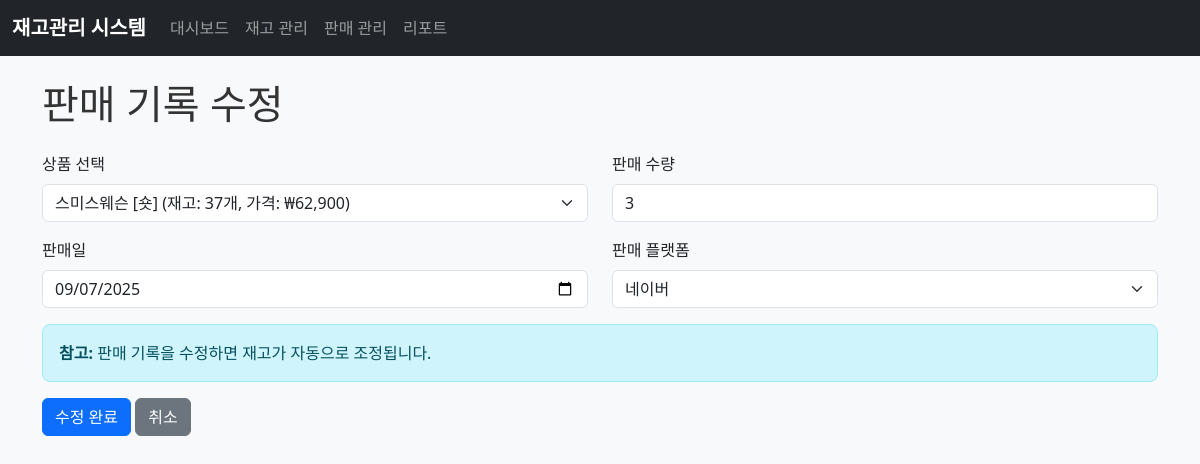
Screenshot of /sales/edit/3 with the database file from the repository.
### tables this page shows
CREATE TABLE sales (
        id INTEGER PRIMARY KEY AUTOINCREMENT,
        product_id INTEGER NOT NULL,
        sale_date DATE NOT NULL,
        quantity INTEGER NOT NULL,
        platform VARCHAR(10) NOT NULL,
        revenue DECIMAL(10,2) NOT NULL,
        profit DECIMAL(10,2) NOT NULL,
        created_at DATETIME DEFAULT CURRENT_TIMESTAMP,
        FOREIGN KEY (product_id) REFERENCES products (id)
    );

CREATE TABLE products (
        id INTEGER PRIMARY KEY AUTOINCREMENT,
        name VARCHAR(100) NOT NULL,
        options TEXT,
        price DECIMAL(10,2) NOT NULL,
        margin_naver DECIMAL(5,2) NOT NULL,
        margin_coupang DECIMAL(5,2) NOT NULL,
        margin_self DECIMAL(5,2) NOT NULL,
        quantity INTEGER NOT NULL DEFAULT 0,
        created_at DATETIME DEFAULT CURRENT_TIMESTAMP,
        updated_at DATETIME DEFAULT CURRENT_TIMESTAMP
    );

### app.py (the view, shortened to what this page needs)
@app.route('/sales/edit/<int:sale_id>', methods=['GET', 'POST'])
def edit_sale(sale_id):
    sale = sales_manager.get_sale(sale_id)
    if not sale:
        return redirect(url_for('sales_page'))
    products = manager.get_all_products()
    return render_template('edit_sale.html', sale=sale, products=products)

### database.py (called while the page is built)
def get_connection():
    return sqlite3.connect(DATABASE_NAME)

### sales.py (called while the page is built)
    def get_sale(self, sale_id: int) -> Optional[Dict]:
        conn = database.get_connection()
        cursor = conn.cursor()
        cursor.execute('''
            SELECT s.id, s.product_id, p.name, s.sale_date, s.quantity,
                   s.platform, s.revenue, s.profit, s.created_at
            FROM sales s
            JOIN products p ON s.product_id = p.id
            WHERE s.id = ?
        ''', (sale_id,))
        row = cursor.fetchone()
        conn.close()
        if row:
            return {
                'id': row[0],
                'product_id': row[1],
                'product_name': row[2],
                'sale_date': row[3],
                'quantity': row[4],
                'platform': row[5],
                'revenue': row[6],
                'profit': row[7],
                'created_at': row[8]
            }
        return None

### templates/edit_sale.html (shortened to what this page needs)
{% extends "base.html" %}
{% block content %}
<h1>판매 기록 수정</h1>
<form method="post" action="/sales/edit/{{ sale.id }}" class="mt-4">
    <div class="row">
        <div class="col-md-6">
            <div class="mb-3">
                <label for="product_id" class="form-label">상품 선택</label>
                <select class="form-select" id="product_id" name="product_id" required>
                    {% for product in products %}
                    <option value="{{ product.id }}" {% if product.id == sale.product_id %}selected{% endif %}>
                        {{ product.name }}{% if product.options %} [{{ product.options }}]{% endif %} (재고: {{ product.quantity }}개, 가격: ₩{{ "{:,.0f}".format(product.price) }})
                    </option>
                    {% endfor %}
                </select>
            </div>
            <div class="mb-3">
                <label for="sale_date" class="form-label">판매일</label>
                <input type="date" class="form-control" id="sale_date" name="sale_date" value="{{ sale.sale_date }}" required>
            </div>
        </div>
        <div class="col-md-6">
            <div class="mb-3">
                <label for="quantity" class="form-label">판매 수량</label>
                <input type="number" class="form-control" id="quantity" name="quantity" min="1" value="{{ sale.quantity }}" required>
            </div>
            <div class="mb-3">
                <label for="platform" class="form-label">판매 플랫폼</label>
                <select class="form-select" id="platform" name="platform" required>
                    <option value="네이버" {% if sale.platform == '네이버' %}selected{% endif %}>네이버</option>
                </select>
            </div>
        </div>
    </div>
    <div class="alert alert-info">
        <strong>참고:</strong> 판매 기록을 수정하면 재고가 자동으로 조정됩니다.
    </div>
    <div class="mt-3">
        <button type="submit" class="btn btn-primary">수정 완료</button>
        <a href="/sales" class="btn btn-secondary">취소</a>
    </div>
</form>
{% endblock %}

### static/css/style.css (style rules this page uses)
body { background-color: #f8f9fa; }
h1, h2, h3 { color: #333; margin-bottom: 20px; }
.alert { border-radius: 8px; }

### rows the page displays
sales: product_id "스미스웨슨 [숏] (재고: 37개, 가격: ₩62,900)", sale_date "09/07/2025", quantity "3", platform "네이버"
